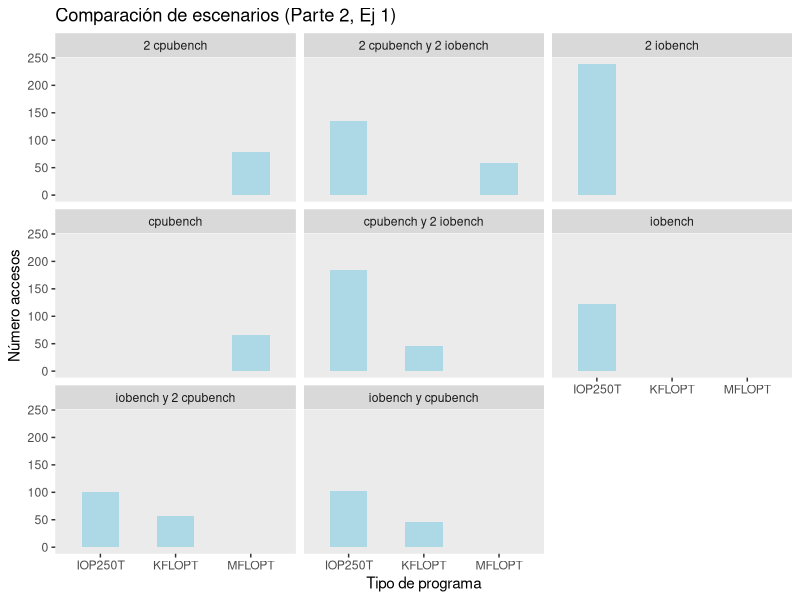

Reproduce this figure in R.
######### Ejecucion #########

#> $ Rscript plot.R

######### Packages  #########
packages <- c("readxl", "tseries", "dynlm", "mFilter", "ggplot2", "dplyr")
sapply(packages, require, character.only = TRUE)

######### bases #########

cpubench <- read.table("cpubench.txt", quote="\"", comment.char="")
c0 <- mean(cpubench[,2])

cpubench_2iobench <- read.table("cpubench_2iobench.txt", quote="\"", comment.char="")
c1 <- filter(cpubench_2iobench, V3 == "KFLOPT")
c1 <- mean(c1[,2])

i1 <- filter(cpubench_2iobench, V3 == "IOP250T")
i1 <- mean(i1[,2])
i1 

cpubench2 <- read.table("2cpubench.txt", quote="\"", comment.char="")
c2 <- mean(cpubench2[,2])

cpubench2_2iobench <- read.table("2cpubench_2iobench.txt", quote="\"", comment.char="")
c3 <- filter(cpubench2_2iobench, V3 == "KFLOPT")
c3 <- mean(c3[,2])

i3 <- filter(cpubench2_2iobench, V3 == "IOP250T")
i3 <- mean(i3[,2])

iobench <- read.table("iobench.txt", quote="\"", comment.char="")
i4 <- filter(iobench, V3 == "IOP250T")
i4 <- mean(i4[,2])

iobench_2cpubench <- read.table("iobench_2cpubench.txt", quote="\"", comment.char="")
c5 <- filter(iobench_2cpubench, V3 == "KFLOPT")
c5 <- mean(c5[,2])

i5 <- filter(iobench_2cpubench, V3 == "IOP250T")
i5 <- mean(i5[,2])

iobench_cpubench <- read.table("iobench_cpubench.txt", quote="\"", comment.char="")
c6 <- filter(iobench_cpubench, V3 == "KFLOPT")
c6 <- mean(c6[,2])

i6 <- filter(iobench_cpubench, V3 == "IOP250T")
i6 <- mean(i6[,2])

iobench2 <- read.table("2iobench.txt", quote="\"", comment.char="")
i7 <- filter(iobench2, V3 == "IOP250T")
i7 <- mean(i7[,2])

escenarios <- c("cpubench(c0)", "cpubench_2iobench(c1)","cpubench_2iobench(i1)", "cpubench2(c2)", "cpubench2_2iobench(c3)",
                "cpubench2_2iobench(i3)", "iobench(4)", "iobench_2cpubench(c5)", "iobench_2cpubench(i5)",
                "iobench_cpubench(c6)", "iobench_cpubench(i6)", "cpubench2")
promedios <- c(c(c0), c(c1,i1), c(c2), c(c3,i3), c(i4), c(c5,i5), c(c6,i6), c(i7))

table <- data.frame(escenarios, promedios)
table

######### plot y .png #########

png(file = "plot_part2_1.png")
bind_rows("cpubench" = cpubench, "cpubench y 2 iobench" = cpubench_2iobench,
          "2 cpubench" = cpubench2, "2 cpubench y 2 iobench" = cpubench2_2iobench,
          "iobench" = iobench, "iobench y 2 cpubench" = iobench_2cpubench,
          "iobench y cpubench" = iobench_cpubench, "2 iobench" = iobench2,
          .id = "id") %>%
    ggplot(mapping = aes(x = V3)) +
        geom_bar(width=0.5, fill='lightblue') +
        facet_wrap(~id) +
        theme(panel.grid = element_blank()) +
        labs(title = "Comparación de escenarios (Parte 2, Ej 1)", y = "Número accesos", x= "Tipo de programa") 
dev.off()
